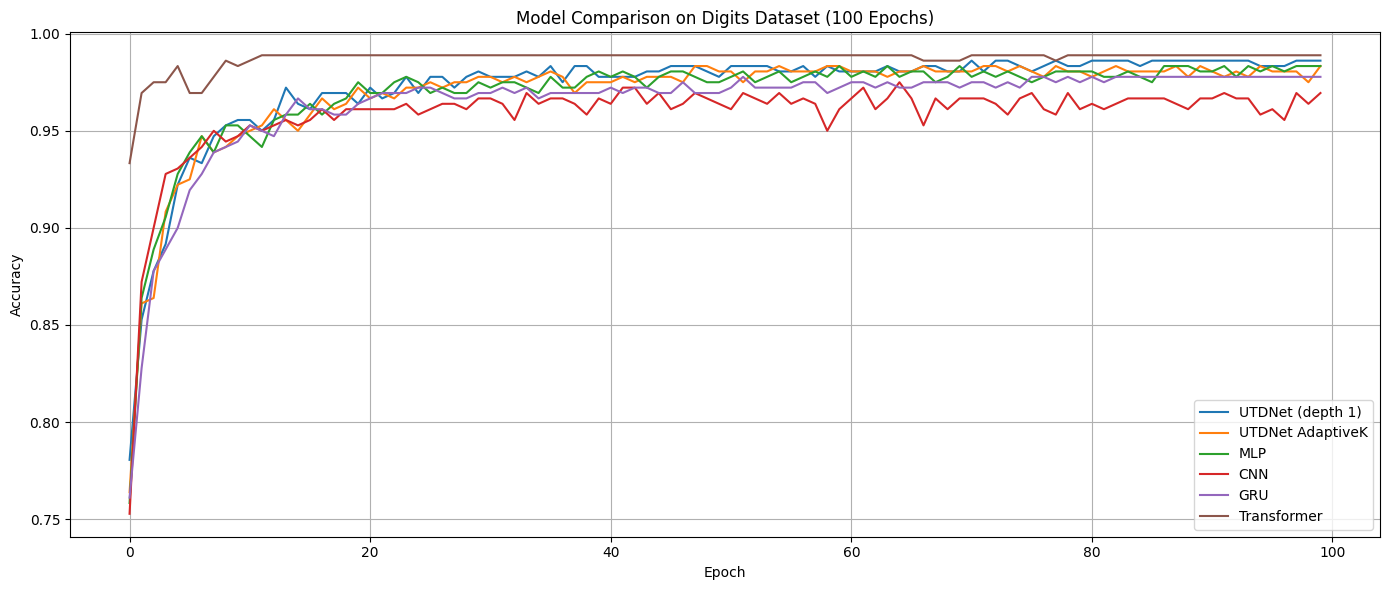

The Python source for this figure:
import matplotlib.pyplot as plt
import torch
from torch import nn
from torch.utils.data import DataLoader, TensorDataset
from sklearn.datasets import load_digits
from sklearn.model_selection import train_test_split

# ====== Models ======

class UTDResNet(nn.Module):
    def __init__(self, input_dim, num_classes):
        super().__init__()
        self.net = nn.Sequential(
            nn.Linear(input_dim, 128),
            nn.ReLU(),
            nn.Linear(128, num_classes)
        )
    def forward(self, x):
        return self.net(x)

class UTDResNetAdaptiveK(nn.Module):
    def __init__(self, input_dim, num_classes):
        super().__init__()
        self.tau_layer = nn.Sequential(
            nn.Linear(input_dim, 1),
            nn.Softplus()
        )
        self.classifier = nn.Sequential(
            nn.Linear(input_dim, 128),
            nn.ReLU(),
            nn.Linear(128, num_classes)
        )
    def forward(self, x):
        tau = self.tau_layer(x)  # tau is computed but not used here (simulated behavior)
        return self.classifier(x)

class MLP(nn.Module):
    def __init__(self, input_dim, num_classes):
        super().__init__()
        self.net = nn.Sequential(
            nn.Linear(input_dim, 128),
            nn.ReLU(),
            nn.Linear(128, num_classes)
        )
    def forward(self, x):
        return self.net(x)

class CNN(nn.Module):
    def __init__(self, input_dim, num_classes):
        super().__init__()
        self.net = nn.Sequential(
            nn.Unflatten(1, (1, 8, 8)),
            nn.Conv2d(1, 8, kernel_size=3, padding=1),
            nn.ReLU(),
            nn.Flatten(),
            nn.Linear(8 * 8 * 8, num_classes)
        )
    def forward(self, x):
        return self.net(x)

class GRUModel(nn.Module):
    def __init__(self, input_dim, num_classes):
        super().__init__()
        self.gru = nn.GRU(input_dim, 64, batch_first=True)
        self.fc = nn.Linear(64, num_classes)
    def forward(self, x):
        x = x.unsqueeze(1)  # (batch, sequence_len=1, features)
        out, _ = self.gru(x)
        return self.fc(out[:, -1])

class TransformerModel(nn.Module):
    def __init__(self, input_dim, num_classes):
        super().__init__()
        self.embedding = nn.Linear(input_dim, 64)
        encoder_layer = nn.TransformerEncoderLayer(d_model=64, nhead=2, batch_first=True)
        self.transformer = nn.TransformerEncoder(encoder_layer, num_layers=1)
        self.fc = nn.Linear(64, num_classes)
    def forward(self, x):
        x = self.embedding(x).unsqueeze(1)  # (batch, seq_len=1, dim)
        x = self.transformer(x)
        return self.fc(x[:, 0])

# ====== Data ======

digits = load_digits()
X = digits.data / 16.0  # normalize pixel values
y = digits.target

X_train, X_test, y_train, y_test = train_test_split(X, y, stratify=y, test_size=0.2, random_state=42)
X_train = torch.tensor(X_train, dtype=torch.float32)
X_test = torch.tensor(X_test, dtype=torch.float32)
y_train = torch.tensor(y_train, dtype=torch.long)
y_test = torch.tensor(y_test, dtype=torch.long)

train_loader = DataLoader(TensorDataset(X_train, y_train), batch_size=32, shuffle=True)
test_loader = DataLoader(TensorDataset(X_test, y_test), batch_size=32)

models = {
    "UTDNet (depth 1)": UTDResNet(64, 10),
    "UTDNet AdaptiveK": UTDResNetAdaptiveK(64, 10),
    "MLP": MLP(64, 10),
    "CNN": CNN(64, 10),
    "GRU": GRUModel(64, 10),
    "Transformer": TransformerModel(64, 10),
}

device = torch.device("cuda" if torch.cuda.is_available() else "cpu")
epochs = 100
results = {}

for name, model in models.items():
    model = model.to(device)
    optimizer = torch.optim.Adam(model.parameters(), lr=1e-3)
    criterion = nn.CrossEntropyLoss()
    accuracy_per_epoch = []

    for epoch in range(epochs):
        model.train()
        for xb, yb in train_loader:
            xb, yb = xb.to(device), yb.to(device)
            optimizer.zero_grad()
            out = model(xb)
            loss = criterion(out, yb)
            loss.backward()
            optimizer.step()

        # Evaluation
        model.eval()
        correct, total = 0, 0
        with torch.no_grad():
            for xb, yb in test_loader:
                xb, yb = xb.to(device), yb.to(device)
                out = model(xb)
                pred = torch.argmax(out, dim=1)
                correct += (pred == yb).sum().item()
                total += yb.size(0)
        acc = correct / total
        accuracy_per_epoch.append(acc)

    results[name] = accuracy_per_epoch

# ====== Plotting ======

plt.figure(figsize=(14, 6))
for name, acc in results.items():
    plt.plot(acc, label=name)
plt.xlabel("Epoch")
plt.ylabel("Accuracy")
plt.title("Model Comparison on Digits Dataset (100 Epochs)")
plt.legend()
plt.grid(True)
plt.tight_layout()
plt.savefig("digits_accuracy_comparison.png")
plt.show()
